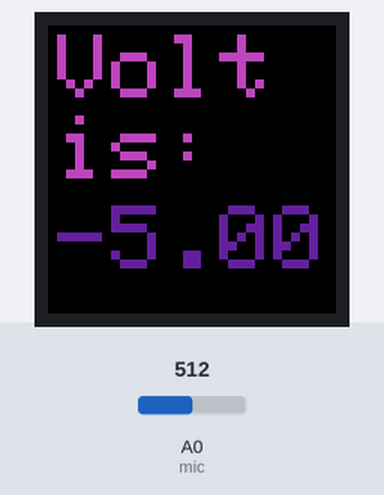
Simulated run of this sketch. Board: Arduino Uno, built with avr-gcc and run on an emulated ATmega328P. On the bench: 32×32 colour display. Inputs (shaded band) come from the test bench; at power-on: A0 (mic) = 512. Random numbers use the default seed unless the sketch sets one.

Above: at 1.2 s.
1.3 s: A0 (mic) set to 0
At 3.0 s:
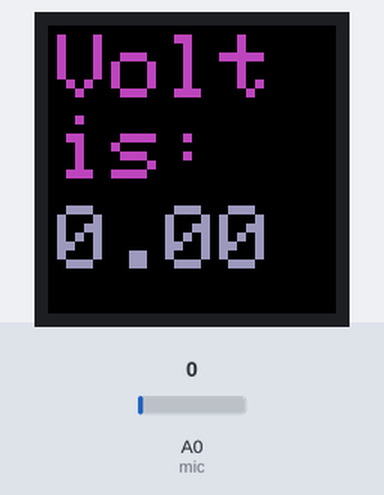
4.3 s: A0 (mic) set to 60
At 5.1 s:
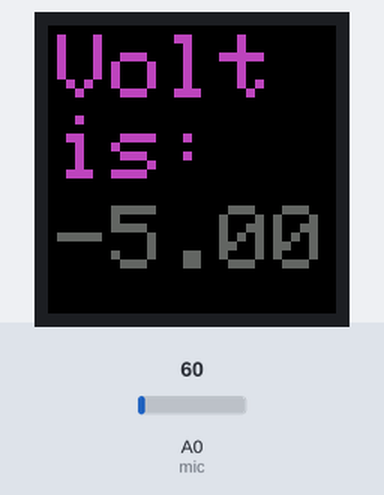
Timing chart, 0 to 7.3 s (numbered marks = the images above; inputs shaded):
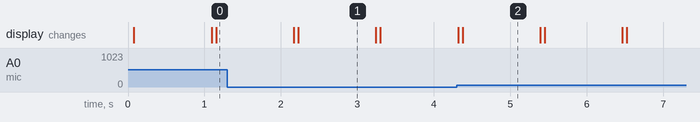

Measured:
- what the display in image 1 shows lasts 1.0 s, from 2.2 s to 3.2 s

The sketch:

volts.ino
```cpp
#include <Adafruit_GFX.h>   // Core graphics library
#include <RGBmatrixPanel.h> // Hardware-specific library

//The following is necessary for the matrix, however, it can be placed in a header file for simplicity for the students
#define CLK 8
#define OE  9
#define LAT 10
#define A   A0
#define B   A1
#define C   A2
#define D   A3
RGBmatrixPanel matrix(A, B, C, D, CLK, LAT, OE, false);

//Sound sensor on pin A5:
int mic = A0;


void setup() {
  matrix.begin();  //Start up the matrix
  pinMode(mic, INPUT);
}

void loop() {
  //Conversion as used in the first exmple (AnalogRead):
  int signalMax = 0;
   int signalMin = 1024;
   long startMillis= millis();  //Start time

   while (millis() - startMillis < 50) {     //Over 50 milliseconds
      double reading = analogRead(mic);

      if (reading < 1024)  {
         if (reading > signalMax) {
            int signalMax = reading;   //If reading is higher than max, set it as max
         }
         else if (reading < signalMin) {
            signalMin = reading;     //If reading is higher than min, set it as min
         }
      }
   }
   int peakToPeak = signalMax - signalMin;  //Find peak to peak reading
   double volts = (peakToPeak * 5.0) / 1024;    //Find voltage

  //***********************************************************************************//
  matrix.setCursor(1,1); //Start at place (1, 1)
  matrix.setTextSize(1);  //Set text size
  matrix.setTextColor(matrix.Color333(5,2,5));  //Set text color in terms of RGB (red, green, blue)
  matrix.print("Volt");  //Print "Temp" on matrix. This will use the space, size and color previously definied.

  //The same set up is followed for the next line. The Y cordinates move to 10 since font 1 has a height of 8 pixels.
  matrix.setCursor(1,10);
  matrix.setTextSize(1);
  matrix.setTextColor(matrix.Color333(5,2,5));
  matrix.print("is:");

  matrix.setCursor(1,20);
  matrix.setTextSize(1);
  matrix.setTextColor(matrix.Color333(random(1,6),random(1,6),random(1,6)));   //Random color to make it more interesting
  matrix.print(volts);    //Print the voltage

  delay(1000);    //Wait a second
  matrix.fillScreen(matrix.Color333(0, 0, 0));    //Reset board
}
```
